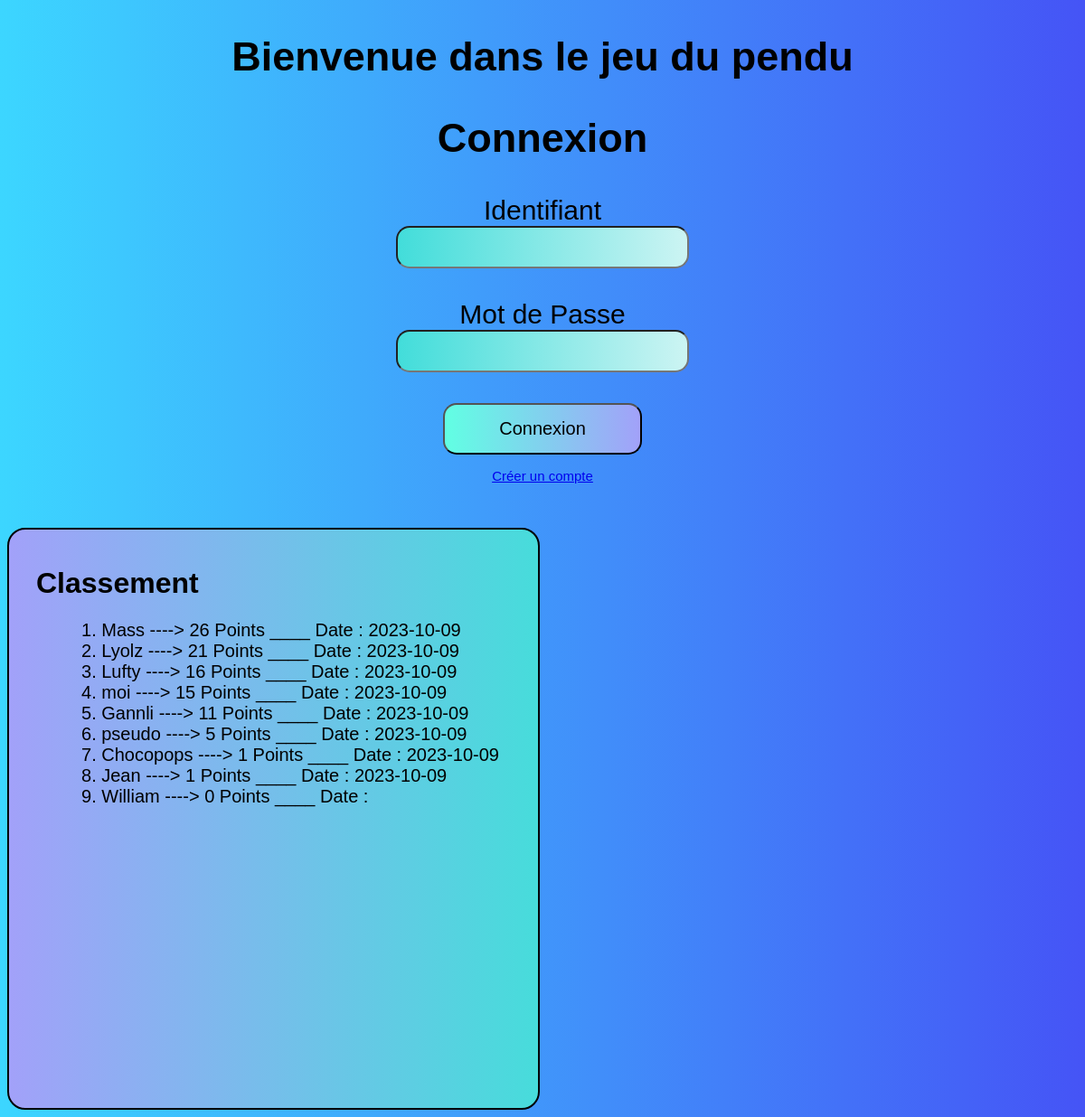
The page / on the database its author committed.
### tables this page shows
CREATE TABLE IF NOT EXISTS `joueur` (
  `Joueur_id` varchar(100) NOT NULL,
  `mdp` varchar(255) DEFAULT NULL,
  `score` int DEFAULT NULL,
  `DateScore` varchar(255) DEFAULT NULL,
  PRIMARY KEY (`Joueur_id`)
);

### BD.php (the view, shortened to what this page needs)
<?php
function OpenBD()
{
    $user = 'root';
    $pass = '';
    try {
        $bd = new PDO('mysql:host=localhost;dbname=pendu', $user, $pass);
        return $bd;
    } catch (PDOException $e) {
        die('Erreur : ' . $e->getMessage());
        return null;
    }
}
function Classement()
{
    $BD = OpenBD();
    $result = $BD->query("SELECT * FROM joueur ORDER BY score desc");
    $place = 1;
    foreach ($result as $row) {
        echo $place . ". " . $row['Joueur_id'] . " ----> " . $row['score'] . " Points ____ Date : " . $row['DateScore'];
        echo "<br>";
        $place++;
    }
}

### index.php (shortened to what this page needs)
<!Doctype html>
<html>
<head>
    <link rel="stylesheet" type="text/css" href="style.css">
</head>
<?php
require('BD.php');
?>
<body>
    <div class='police'>
        <h2> Bienvenue dans le jeu du pendu </h2>
        <h2> Connexion </h2>
        <a> Identifiant </a>
        <form method="POST">
            <input class='input' type='text' id='ID' name='ID' required></label>
            <br>
            <a> Mot de Passe </a>
            <br>
            <input class='input' type='password' id='MDP' name='MDP' required></label>
            <br>
            <button class='bouton' type='submit' name='valider'>Connexion</button>
        </form>
        <p class='lien'><a href="CreationCompte.php">Créer un compte</a></p>
        <br>
    </div>
    <div class='classement'>
        <h1 style='font-family: Arial, sans-serif'> Classement </h1>
        <div class='score'>
            <?php
            Classement();
            ?>
        </div>
    </div>
</body>
</html>

### style.css (style rules this page uses)
body { background: linear-gradient(to right, #3cd6ff, #4554f6); }
.police { font-size: 30px; text-align: center; font-family: Arial, sans-serif; }
.lien { font-size: 15px; }
.bouton { width: 220px; height: 30x; font-size: 20px; border-radius: 15px; padding: 15px 20px; background: linear-gradient(to right, #61ffe3, #a2a1f9); }
.input { width: 300px; height: 10x; font-size: 20px; border-radius: 15px; padding: 10px 10px; background: linear-gradient(to right, #42ddda, #ccf4f3); }
.score { font-size: 20px; margin-left: 50px; }
.classement { font-family: Arial, sans-serif; border: 2px solid #000; border-radius: 20px; padding: 20px 30px; width: 525px; height: 600px; background: linear-gradient(to right, #a2a1f9, #47dcdb); }

### rows shown on the page
joueur: Joueur_id "Mass", score "26", DateScore "2023-10-09"
joueur: Joueur_id "Lyolz", score "21", DateScore "2023-10-09"
joueur: Joueur_id "Lufty", score "16", DateScore "2023-10-09"
joueur: Joueur_id "moi", score "15", DateScore "2023-10-09"
joueur: Joueur_id "Gannli", score "11", DateScore "2023-10-09"
joueur: Joueur_id "pseudo", score "5", DateScore "2023-10-09"
joueur: Joueur_id "Chocopops", score "1", DateScore "2023-10-09"
joueur: Joueur_id "Jean", score "1", DateScore "2023-10-09"
joueur: Joueur_id "William", score "0"
